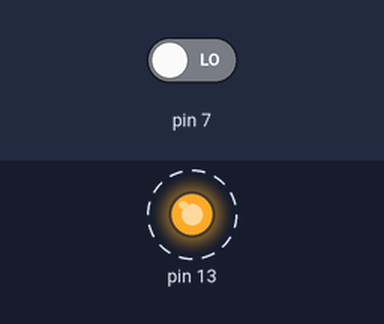
This sketch was run on a simulated Arduino Uno, built with avr-gcc and run on an emulated ATmega328P. Parts: output pins drawn as LEDs (lit = HIGH). Dashed ring = blinking. The test bench sets the inputs (shaded band); at power-on: pin 7 LOW.

Above: at 1.25 s.
1.3 s: pin 7 driven HIGH
At 1.45 s:
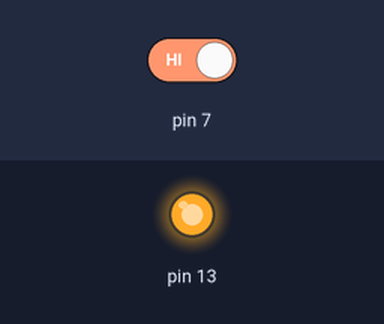
At 1.8 s:
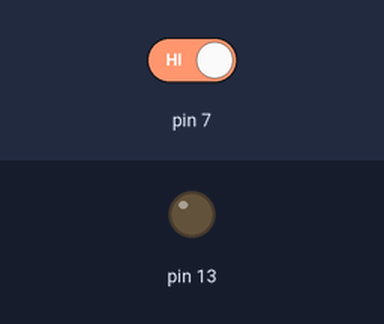
Timing chart, 0 to 10.3 s (numbered marks = the images above; inputs shaded):
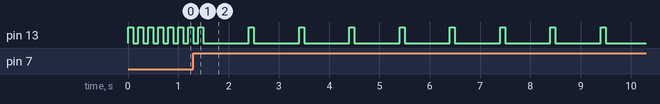

The sketch:

Lesson_1b.ino
```cpp
int i=0;

void setup() {
  pinMode(7,INPUT);
  pinMode(13,OUTPUT);
}

void loop() {
  if(digitalRead(7) == HIGH) i=1;
  else i=0;

  if(i==1){
    digitalWrite(13,HIGH);
    delay(100);
    digitalWrite(13,LOW);
    delay(900);
   }
   else{
    digitalWrite(13,HIGH);
    delay(100);
    digitalWrite(13,LOW);
    delay(100);
   }
}
```

Measured:
- by itself, pin 13: repeats every 1.0 s: HIGH 0.10 s, LOW 0.90 s
